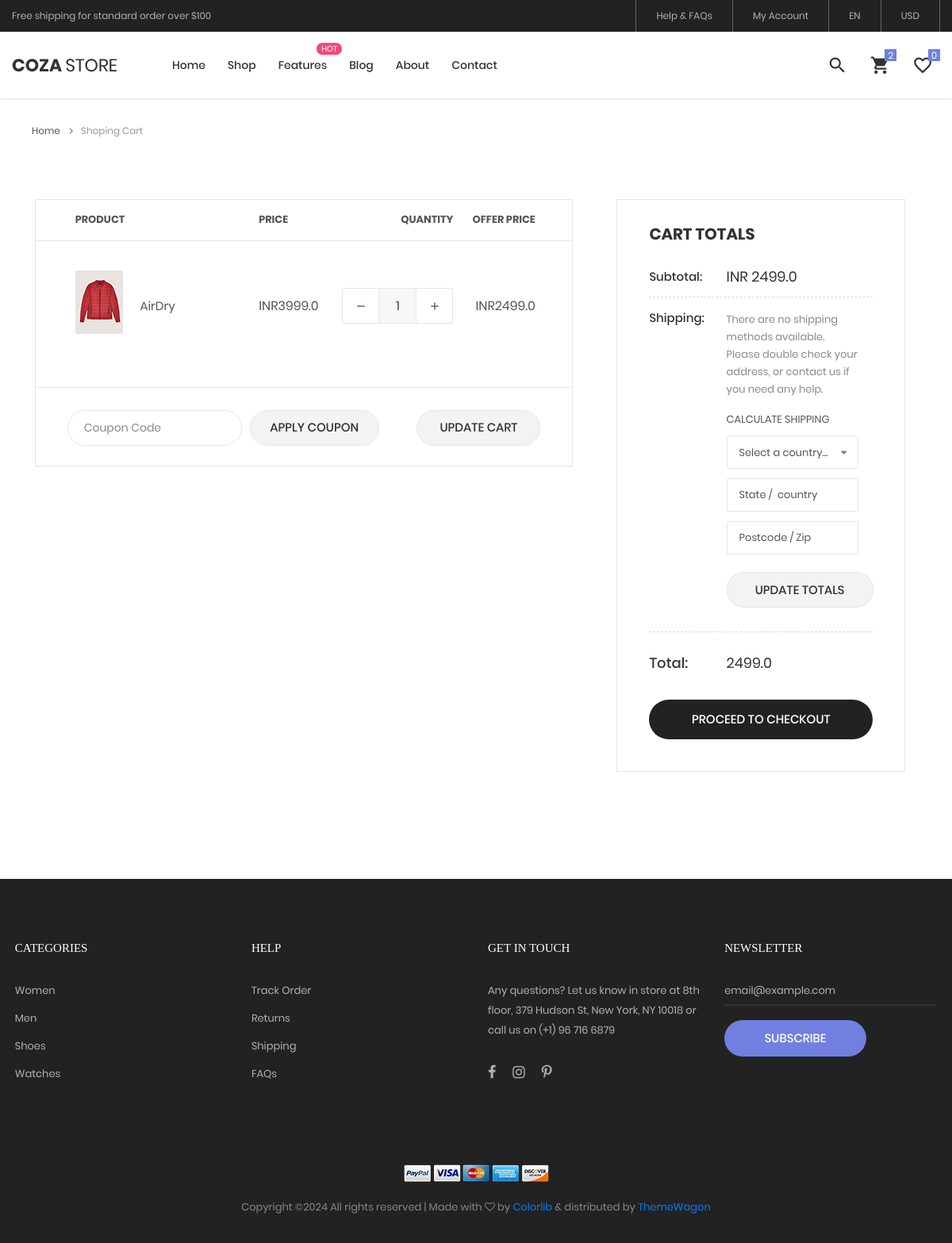
The page /cart on the database its author committed.
### main.py (models this page shows)
class Cart(db.Model):
    id = db.Column(db.Integer, primary_key=True)
    unique_id = db.Column(db.String(20), unique=True, nullable=False)
    name = db.Column(db.String(100), nullable=False)
    price = db.Column(db.Float, nullable=False)
    offer_price = db.Column(db.Float, nullable=True)
    img_url = db.Column(db.String(255), nullable=True)
    user_id = db.Column(db.Integer, db.ForeignKey('user.id'), nullable=False)

### main.py (the view)
@app.route('/cart')
def cart_page():
    total = 0
    response = Cart.query.all()
    for items in response:
        total += items.offer_price
    return render_template('shoping-cart.html',items=response,total=total)

### templates/shoping-cart.html (shortened to what this page needs)
<!DOCTYPE html>
<html lang="en">
<head>
	<link rel="stylesheet" type="text/css" href="../static/vendor/bootstrap/css/bootstrap.min.css">
	<link rel="stylesheet" type="text/css" href="fonts/font-awesome-4.7.0/css/font-awesome.min.css">
	<link rel="stylesheet" type="text/css" href="fonts/iconic/css/material-design-iconic-font.min.css">
	<link rel="stylesheet" type="text/css" href="fonts/linearicons-v1.0.0/icon-font.min.css">
	<link rel="stylesheet" type="text/css" href="../static/vendor/animate/animate.css">
	<link rel="stylesheet" type="text/css" href="../static/vendor/css-hamburgers/hamburgers.min.css">
	<link rel="stylesheet" type="text/css" href="../static/vendor/animsition/css/animsition.min.css">
	<link rel="stylesheet" type="text/css" href="../static/vendor/select2/select2.min.css">
	<link rel="stylesheet" type="text/css" href="../static/vendor/perfect-scrollbar/perfect-scrollbar.css">
	<link rel="stylesheet" type="text/css" href="../static/css/util.css">
	<link rel="stylesheet" type="text/css" href="../static/css/main.css">
</head>
<body class="animsition">
	<header class="header-v4">
		<div class="container-menu-desktop">
			<div class="top-bar">
				<div class="content-topbar flex-sb-m h-full container">
					<div class="left-top-bar">
						Free shipping for standard order over $100
					</div>
					<div class="right-top-bar flex-w h-full">
						<a href="#" class="flex-c-m trans-04 p-lr-25">
							Help & FAQs
						</a>
						<a href="#" class="flex-c-m trans-04 p-lr-25">
							My Account
						</a>
						<a href="#" class="flex-c-m trans-04 p-lr-25">
							EN
						</a>
						<a href="#" class="flex-c-m trans-04 p-lr-25">
							USD
						</a>
					</div>
				</div>
			</div>
			<div class="wrap-menu-desktop how-shadow1">
				<nav class="limiter-menu-desktop container">
					<a href="#" class="logo">
						<img src="../static/../static/images/icons/logo-01.png" alt="IMG-LOGO">
					</a>
					<div class="menu-desktop">
						<ul class="main-menu">
							<li>
								<a href="{{ url_for('home') }}">Home</a>
							</li>
							<li>
								<a href="product.html">Shop</a>
							</li>
							<li class="label1" data-label1="hot">
								<a href="shoping-cart.html">Features</a>
							</li>
							<li>
								<a href="blog.html">Blog</a>
							</li>
							<li>
								<a href="about.html">About</a>
							</li>
							<li>
								<a href="contact.html">Contact</a>
							</li>
						</ul>
					</div>
					<div class="wrap-icon-header flex-w flex-r-m">
						<div class="icon-header-item cl2 hov-cl1 trans-04 p-l-22 p-r-11 js-show-modal-search">
							<i class="zmdi zmdi-search"></i>
						</div>
						<div class="icon-header-item cl2 hov-cl1 trans-04 p-l-22 p-r-11 icon-header-noti js-show-cart" data-notify="2">
							<i class="zmdi zmdi-shopping-cart"></i>
						</div>
						<a href="#" class="icon-header-item cl2 hov-cl1 trans-04 p-l-22 p-r-11 icon-header-noti" data-notify="0">
							<i class="zmdi zmdi-favorite-outline"></i>
						</a>
					</div>
				</nav>
			</div>
		</div>
	</header>
	<div class="container">
		<div class="bread-crumb flex-w p-l-25 p-r-15 p-t-30 p-lr-0-lg">
			<a href="{{ url_for('home') }}" class="stext-109 cl8 hov-cl1 trans-04">
				Home
				<i class="fa fa-angle-right m-l-9 m-r-10" aria-hidden="true"></i>
			</a>
			<span class="stext-109 cl4">
				Shoping Cart
			</span>
		</div>
	</div>
	<form class="bg0 p-t-75 p-b-85">
		<div class="container">
			<div class="row">
				<div class="col-lg-10 col-xl-7 m-lr-auto m-b-50">
					<div class="m-l-25 m-r--38 m-lr-0-xl">
						<div class="wrap-table-shopping-cart">
							<table class="table-shopping-cart">
								<tr class="table_head">
									<th class="column-1">Product</th>
									<th class="column-2"></th>
									<th class="column-3">Price</th>
									<th class="column-4">Quantity</th>
									<th class="column-5">Offer Price</th>
								</tr>
								{% for item in items %}
									<tr class="table_row">
										<td class="column-1">
											<div class="how-itemcart1">
												<img src="../static/../static/images/item-cart-04.jpg" alt="IMG">
											</div>
										</td>
										<td class="column-2">{{item.name}}</td>
										<td class="column-3">INR{{item.price}}</td>
										<td class="column-4">
											<div class="wrap-num-product flex-w m-l-auto m-r-0">
												<div class="btn-num-product-down cl8 hov-btn3 trans-04 flex-c-m">
													<i class="fs-16 zmdi zmdi-minus"></i>
												</div>
												<input class="mtext-104 cl3 txt-center num-product" type="number" name="num-product1" value="1">
												<div class="btn-num-product-up cl8 hov-btn3 trans-04 flex-c-m">
													<i class="fs-16 zmdi zmdi-plus"></i>
												</div>
											</div>
										</td>
										<td class="column-5">INR{{item.offer_price}}</td>
									</tr>
								{% endfor %}
							</table>
						</div>
						<div class="flex-w flex-sb-m bor15 p-t-18 p-b-15 p-lr-40 p-lr-15-sm">
							<div class="flex-w flex-m m-r-20 m-tb-5">
								<input class="stext-104 cl2 plh4 size-117 bor13 p-lr-20 m-r-10 m-tb-5" type="text" name="coupon" placeholder="Coupon Code">
								<div class="flex-c-m stext-101 cl2 size-118 bg8 bor13 hov-btn3 p-lr-15 trans-04 pointer m-tb-5">
									Apply coupon
								</div>
							</div>
							<div class="flex-c-m stext-101 cl2 size-119 bg8 bor13 hov-btn3 p-lr-15 trans-04 pointer m-tb-10" onclick="redirectFunction()">
								Update Cart
							</div>
						</div>
					</div>
				</div>
				<div class="col-sm-10 col-lg-7 col-xl-5 m-lr-auto m-b-50">
					<div class="bor10 p-lr-40 p-t-30 p-b-40 m-l-63 m-r-40 m-lr-0-xl p-lr-15-sm">
						<h4 class="mtext-109 cl2 p-b-30">
							Cart Totals
						</h4>
						<div class="flex-w flex-t bor12 p-b-13">
							<div class="size-208">
								<span class="stext-110 cl2">
									Subtotal:
								</span>
							</div>
							<div class="size-209">
								<span class="mtext-110 cl2">
									INR {{total}}
								</span>
							</div>
						</div>
						<div class="flex-w flex-t bor12 p-t-15 p-b-30">
							<div class="size-208 w-full-ssm">
								<span class="stext-110 cl2">
									Shipping:
								</span>
							</div>
							<div class="size-209 p-r-18 p-r-0-sm w-full-ssm">
								<p class="stext-111 cl6 p-t-2">
									There are no shipping methods available. Please double check your address, or contact us if you need any help.
								</p>
								<div class="p-t-15">
									<span class="stext-112 cl8">
										Calculate Shipping
									</span>
									<div class="rs1-select2 rs2-select2 bor8 bg0 m-b-12 m-t-9">
									</div>
									<div class="bor8 bg0 m-b-12">
										<input class="stext-111 cl8 plh3 size-111 p-lr-15" type="text" name="state" placeholder="State /  country">
									</div>
									<div class="bor8 bg0 m-b-22">
										<input class="stext-111 cl8 plh3 size-111 p-lr-15" type="text" name="postcode" placeholder="Postcode / Zip">
									</div>
									<div class="flex-w">
										<div class="flex-c-m stext-101 cl2 size-115 bg8 bor13 hov-btn3 p-lr-15 trans-04 pointer">
											Update Totals
										</div>
									</div>
								</div>
							</div>
						</div>
						<div class="flex-w flex-t p-t-27 p-b-33">
							<div class="size-208">
								<span class="mtext-101 cl2">
									Total:
								</span>
							</div>
							<div class="size-209 p-t-1">
								<span class="mtext-110 cl2">
									{{total}}
								</span>
							</div>
						</div>
						<button class="flex-c-m stext-101 cl0 size-116 bg3 bor14 hov-btn3 p-lr-15 trans-04 pointer">
							Proceed to Checkout
						</button>
					</div>
				</div>
			</div>
		</div>
	</form>
	<footer class="bg3 p-t-75 p-b-32">
		<div class="container">
			<div class="row">
				<div class="col-sm-6 col-lg-3 p-b-50">
					<h4 class="stext-301 cl0 p-b-30">
						Categories
					</h4>
					<ul>
						<li class="p-b-10">
							<a href="#" class="stext-107 cl7 hov-cl1 trans-04">
								Women
							</a>
						</li>
						<li class="p-b-10">
							<a href="#" class="stext-107 cl7 hov-cl1 trans-04">
								Men
							</a>
						</li>
						<li class="p-b-10">
							<a href="#" class="stext-107 cl7 hov-cl1 trans-04">
								Shoes
							</a>
						</li>
						<li class="p-b-10">
							<a href="#" class="stext-107 cl7 hov-cl1 trans-04">
								Watches
							</a>
						</li>
					</ul>
				</div>
				<div class="col-sm-6 col-lg-3 p-b-50">
					<h4 class="stext-301 cl0 p-b-30">
						Help
					</h4>
					<ul>
						<li class="p-b-10">
							<a href="#" class="stext-107 cl7 hov-cl1 trans-04">
								Track Order
							</a>
						</li>
						<li class="p-b-10">
							<a href="#" class="stext-107 cl7 hov-cl1 trans-04">
								Returns
							</a>
						</li>
						<li class="p-b-10">
							<a href="#" class="stext-107 cl7 hov-cl1 trans-04">
								Shipping
							</a>
						</li>
						<li class="p-b-10">
							<a href="#" class="stext-107 cl7 hov-cl1 trans-04">
								FAQs
							</a>
						</li>
					</ul>
				</div>
				<div class="col-sm-6 col-lg-3 p-b-50">
					<h4 class="stext-301 cl0 p-b-30">
						GET IN TOUCH
					</h4>
					<p class="stext-107 cl7 size-201">
						Any questions? Let us know in store at 8th floor, 379 Hudson St, New York, NY 10018 or call us on (+1) 96 716 6879
					</p>
					<div class="p-t-27">
						<a href="#" class="fs-18 cl7 hov-cl1 trans-04 m-r-16">
							<i class="fa fa-facebook"></i>
						</a>
						<a href="#" class="fs-18 cl7 hov-cl1 trans-04 m-r-16">
							<i class="fa fa-instagram"></i>
						</a>
						<a href="#" class="fs-18 cl7 hov-cl1 trans-04 m-r-16">
							<i class="fa fa-pinterest-p"></i>
						</a>
					</div>
				</div>
				<div class="col-sm-6 col-lg-3 p-b-50">
					<h4 class="stext-301 cl0 p-b-30">
						Newsletter
					</h4>
					<form>
						<div class="wrap-input1 w-full p-b-4">
							<input class="input1 bg-none plh1 stext-107 cl7" type="text" name="email" placeholder="email@example.com">
						</div>
						<div class="p-t-18">
							<button class="flex-c-m stext-101 cl0 size-103 bg1 bor1 hov-btn2 p-lr-15 trans-04">
								Subscribe
							</button>
						</div>
					</form>
				</div>
			</div>
			<div class="p-t-40">
				<div class="flex-c-m flex-w p-b-18">
					<a href="#" class="m-all-1">
						<img src="../static/images/icons/icon-pay-01.png" alt="ICON-PAY">
					</a>
					<a href="#" class="m-all-1">
						<img src="../static/images/icons/icon-pay-02.png" alt="ICON-PAY">
					</a>
					<a href="#" class="m-all-1">
						<img src="../static/images/icons/icon-pay-03.png" alt="ICON-PAY">
					</a>
					<a href="#" class="m-all-1">
						<img src="../static/images/icons/icon-pay-04.png" alt="ICON-PAY">
					</a>
					<a href="#" class="m-all-1">
						<img src="../static/images/icons/icon-pay-05.png" alt="ICON-PAY">
					</a>
				</div>
				<p class="stext-107 cl6 txt-center">
Copyright &copy;<script>document.write(new Date().getFullYear());</script> All rights reserved | Made with <i class="fa fa-heart-o" aria-hidden="true"></i> by <a href="https://colorlib.com" target="_blank">Colorlib</a> &amp; distributed by <a href="https://themewagon.com" target="_blank">ThemeWagon</a>
				</p>
			</div>
		</div>
	</footer>
</body>
</html>

### rows shown on the page
Cart: name "AirDry", price "3999.0", offer_price "2499.0"

### other values the page prints
{{ total }} "2499.0"
